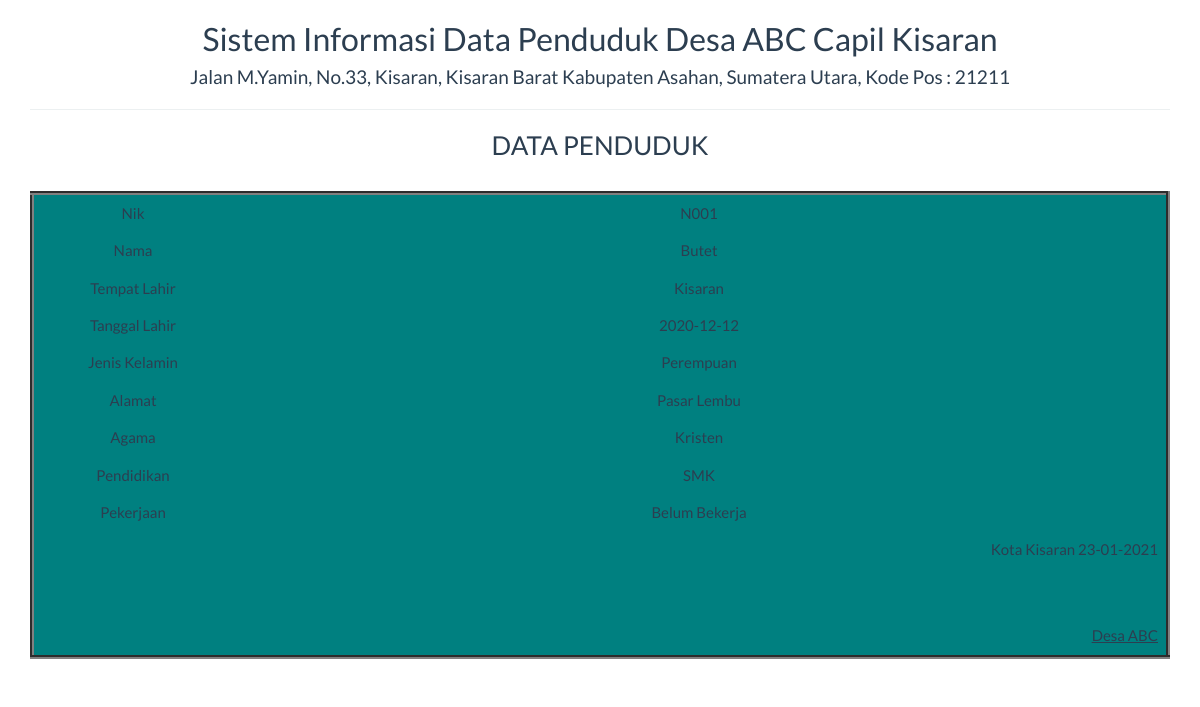
Screenshot of /report/datapenduduk_satu.php?id=N001 with the database file from the repository.
### tables this page shows
CREATE TABLE IF NOT EXISTS `tbl_datapenduduk` (
  `nik` varchar(30) NOT NULL,
  `nama` varchar(30) NOT NULL,
  `tmpt_lahir` varchar(30) NOT NULL,
  `tgl_lahir` date NOT NULL,
  `jns_kel` varchar(20) NOT NULL,
  `alamat` varchar(20) NOT NULL,
  `agama` varchar(30) NOT NULL,
  `pendidikan` varchar(40) NOT NULL,
  `pekerjaan` varchar(25) NOT NULL
);

### report/datapenduduk_satu.php (the view, shortened to what this page needs)
<!DOCTYPE html>
<html>
    <head>
        <link href="../Assets/css/bootstrap.min.css" rel="stylesheet" type="text/css"/>
    </head>
    <body onload="print()">
        <?php
        include '../config/koneksi.php';
        $sql = "SELECT * FROM tbl_datapenduduk WHERE nik='" . $_GET ['id'] . "'";
        $query = mysqli_query($koneksi, $sql) or die("SQL Detail error");
        $data = mysqli_fetch_array($query);
        ?>
        <div class="container">
            <div class='row'>
                <div class="col-sm-12">
                    <div class="text-center">
                        <h2>Sistem Informasi Data Penduduk Desa ABC Capil Kisaran </h2>
                        <h4>Jalan M.Yamin, No.33, Kisaran,
                        Kisaran Barat Kabupaten Asahan, Sumatera Utara, Kode Pos : 21211 <br></h4>
                        <hr>
                        <h3>DATA PENDUDUK</h3>
                        <table class="table table-bordered table-striped table-hover">
                            <tbody>
								<table class="table" border="4" width="600px">
                                <tr bgcolor="teal">
                                    <td>Nik</td> <td><?= $data['nik'] ?></td>
                                </tr>
                                <tr bgcolor="teal">
                                    <td width="200">Nama</td> <td><?= $data['nama'] ?></td>
                                </tr>
                                <tr bgcolor="teal">
                                    <td>Tempat Lahir</td> <td><?= $data['tmpt_lahir'] ?></td>
                                </tr>
                                <tr bgcolor="teal">
                                    <td>Tanggal Lahir</td> <td><?= $data['tgl_lahir'] ?></td>
                                </tr>
								<tr bgcolor="teal">
                                    <td>Jenis Kelamin</td> <td><?= $data['jns_kel'] ?></td>
                                </tr>
								<tr bgcolor="teal">
                                    <td>Alamat</td> <td><?= $data['alamat'] ?></td>
                                </tr>
								<tr bgcolor="teal">
                                    <td>Agama</td> <td><?= $data['agama'] ?></td>
                                </tr>
                                <tr bgcolor="teal">
                                    <td>Pendidikan</td> <td><?= $data['pendidikan'] ?></td>
                                </tr>
                                <tr bgcolor="teal">
                                    <td>Pekerjaan</td> <td><?= $data['pekerjaan'] ?></td>
                                </tr>
                            </tbody>
                            <tfoot>
                                <tr bgcolor="teal">
                                    <td colspan="2" class="text-right">
                                       Kota Kisaran  <?= date("d-m-Y") ?>
                                        <br><br><br><br>
                                        <u>Desa ABC<strong></u><br>
									</td>
								</tr>
							</tfoot>
                        </table>
                    </div>
                </div>
            </div>
    </body>
</html>

### rows the page displays
tbl_datapenduduk: nik "N001", nama "Butet", tmpt_lahir "Kisaran", tgl_lahir "2020-12-12", jns_kel "Perempuan", alamat "Pasar Lembu", agama "Kristen", pendidikan "SMK", pekerjaan "Belum Bekerja"
